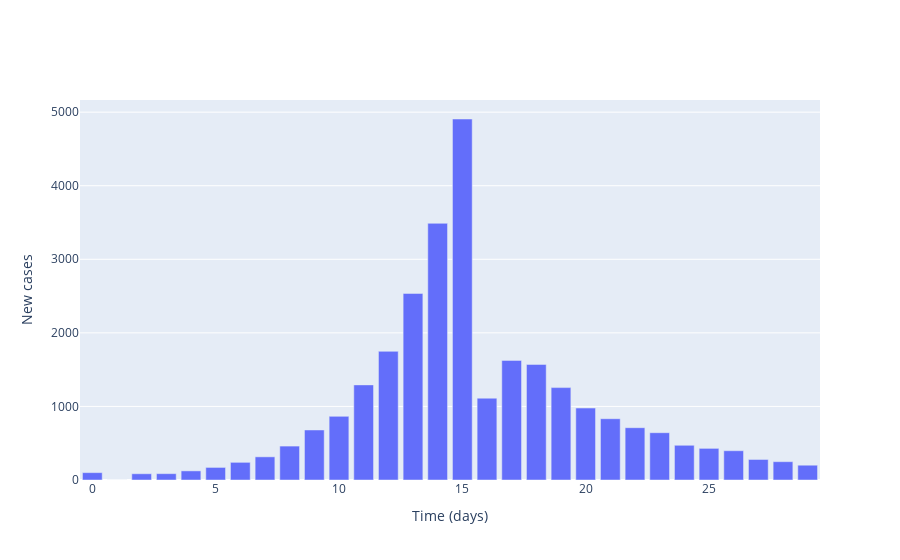

Notebook code for this chart:
### Code cell
# Plot (bar chart cases each day)
fig = go.Figure()

# Plot of incidences
fig.add_trace(
    go.Bar(
        x=times,
        y=np.sum(cases, axis=1),
        name='Incidences'
    )
)

# Add axis labels
fig.update_layout(
    xaxis_title='Time (days)',
    yaxis_title='New cases'
)

fig.show()

### Figure 1 — Plotly figure (JSON) as saved in the notebook; plotly's stock layout.template omitted (floating-point values rounded to 4 significant figures)
{"data": [{"name": "Incidences", "type": "bar", "x": [0, 1, 2, 3, 4, 5, 6, 7, 8, 9, 10, 11, 12, 13, 14, 15, 16, 17, 18, 19, 20, 21, 22, 23, 24, 25, 26, 27, 28, 29], "y": [100, 0, 85, 86, 124, 171, 240, 315, 461, 680, 865, 1293, 1749, 2536, 3489, 4907, 1112, 1626, 1571, 1256, 978, 833, 711, 643, 472, 430, 398, 279, 249, 201]}], "layout": {"xaxis": {"title": {"text": "Time (days)"}}, "yaxis": {"title": {"text": "New cases"}}}}
